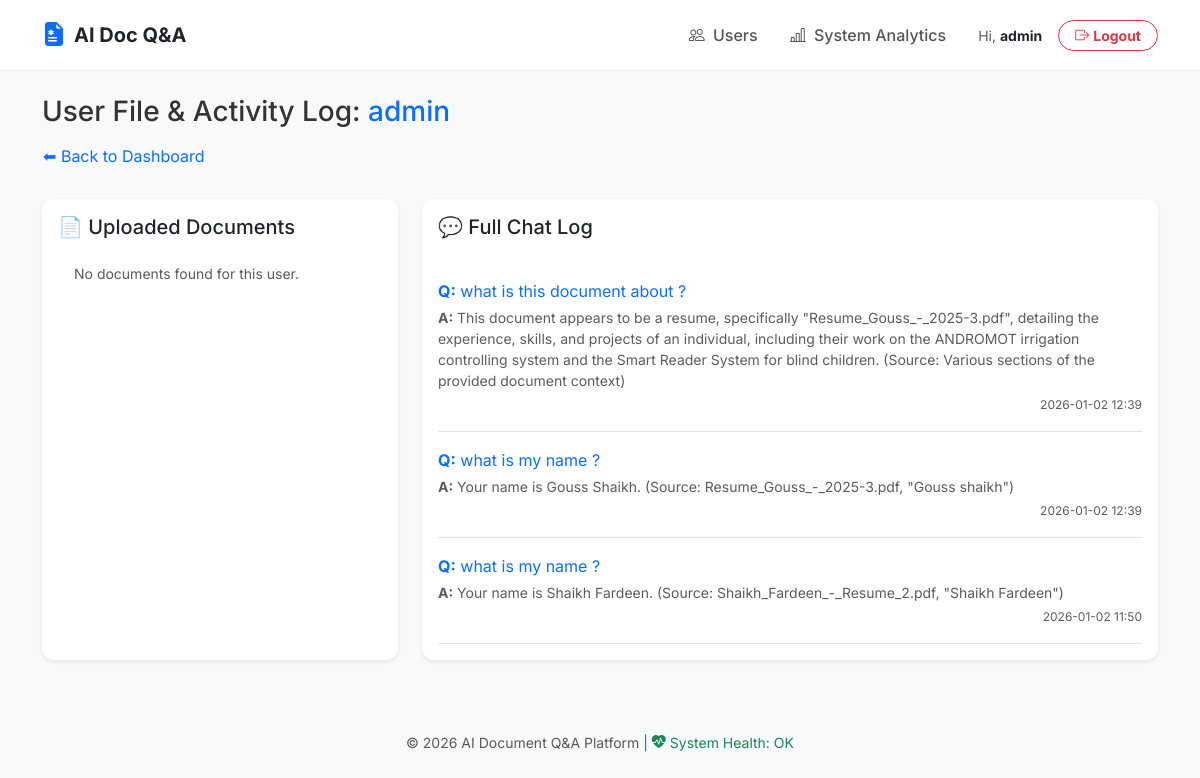
The app's page /admin/user/1 (signed in), older data.
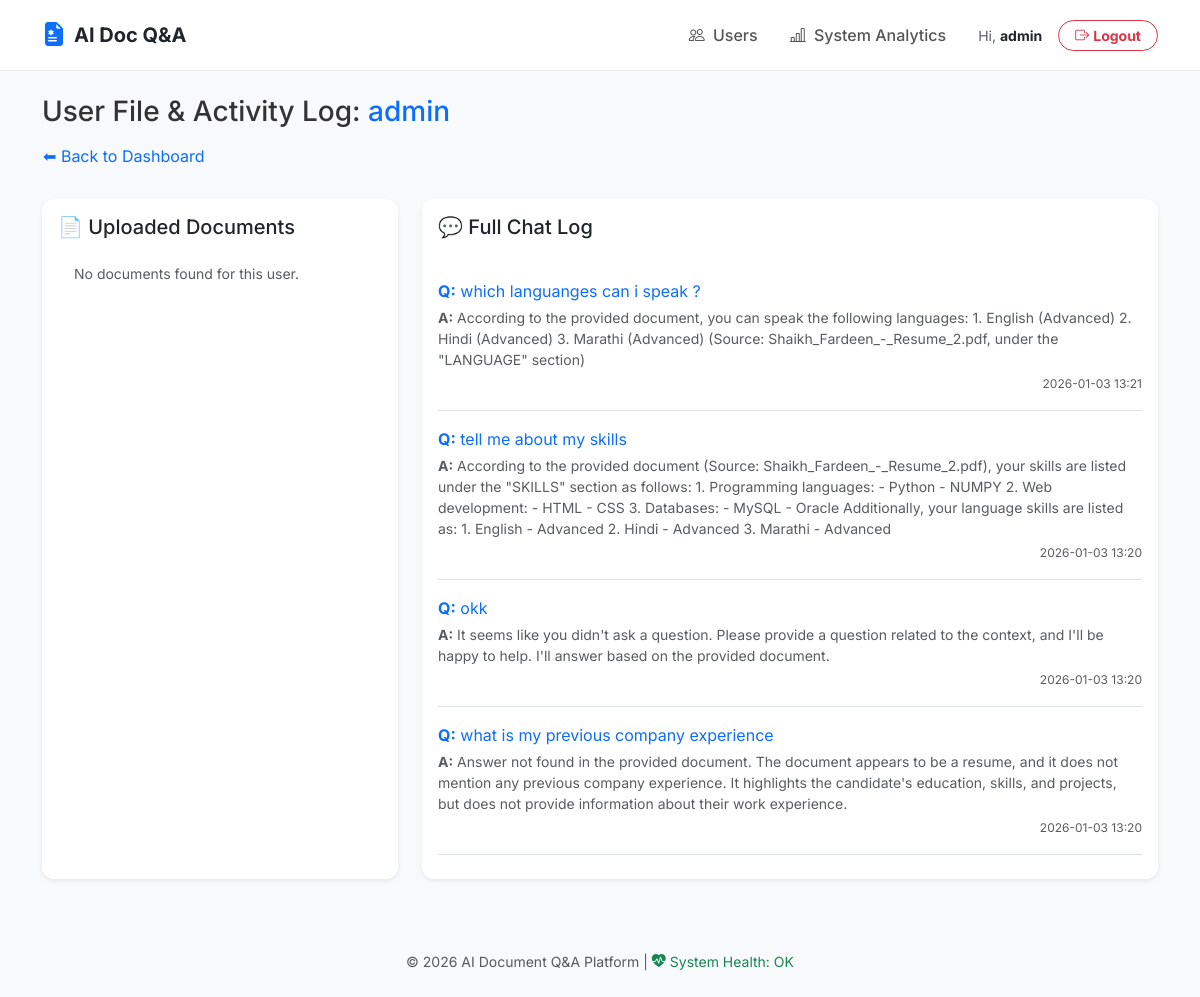
The same page, newer data.
### backend/models.py (models this page shows)
class ChatHistory(db.Model):
    id = db.Column(db.Integer, primary_key=True)
    question = db.Column(db.Text, nullable=False)
    answer = db.Column(db.Text, nullable=False)
    sources = db.Column(db.Text)
    created_at = db.Column(db.DateTime, default=datetime.utcnow)
    user_id = db.Column(db.Integer, db.ForeignKey('user.id'), nullable=False)

### backend/admin.py (the view)
@admin.route("/admin/user/<int:user_id>")
@login_required
def user_detail(user_id):
    if current_user.role != 'admin':
        abort(403)
    user = User.query.get_or_404(user_id)
    chats = ChatHistory.query.filter_by(user_id=user.id).order_by(ChatHistory.created_at.desc()).all()
    user_folder = f"user_{user.id}"
    user_upload_dir = os.path.join(Config.UPLOAD_DIR, user_folder)
    pdfs = []
    if os.path.exists(user_upload_dir):
        pdfs = os.listdir(user_upload_dir)
    return render_template("admin_user_detail.html", user=user, chats=chats, pdfs=pdfs)

### frontend/templates/admin_user_detail.html (shortened to what this page needs)
{% extends "base.html" %}
{% block content %}
<div class="row mb-4">
    <div class="col">
        <h3>User File & Activity Log: <span class="text-primary">{{ user.username }}</span></h3>
        <a href="/admin" class="btn btn-link px-0 text-decoration-none">⬅ Back to Dashboard</a>
    </div>
</div>
<div class="row">
    <div class="col-md-4">
        <div class="card chat-card p-3 h-100 shadow-sm border-0">
            <h5>📄 Uploaded Documents</h5>
            <ul class="list-group list-group-flush mt-3">
                {% for pdf in pdfs %}
                <li class="list-group-item d-flex justify-content-between align-items-center">
                    <span class="text-truncate" style="max-width: 180px;">{{ pdf }}</span>
                    <span class="badge bg-secondary rounded-pill small">PDF</span>
                </li>
                {% else %}
                <p class="text-muted small px-3">No documents found for this user.</p>
                {% endfor %}
            </ul>
        </div>
    </div>
    <div class="col-md-8">
        <div class="card chat-card p-3 h-100 shadow-sm border-0">
            <h5>💬 Full Chat Log</h5>
            <div class="overflow-auto mt-3" style="max-height: 600px;">
                {% for chat in chats %}
                <div class="border-bottom py-3">
                    <p class="mb-1 text-primary"><strong>Q:</strong> {{ chat.question }}</p>
                    <p class="mb-0 text-muted small"><strong>A:</strong> {{ chat.answer }}</p>
                    <div class="text-end">
                        <small class="text-muted" style="font-size: 0.75rem;">
                            {{ chat.created_at.strftime('%Y-%m-%d %H:%M') if chat.created_at }}
                        </small>
                    </div>
                </div>
                {% else %}
                <p class="text-muted py-4 text-center">No interactions recorded yet.</p>
                {% endfor %}
            </div>
        </div>
    </div>
</div>
{% endblock %}

Row changes from the older to the newer data that the page shows:
no longer on this page (row unchanged): ChatHistory: question "what is this document about ?", answer "This document appears to be a resume, specifically \"Resume_Gouss_-_2025-3.pdf\", detailing the experience, skills, and projects of an individual, including their work on the ANDROMOT irrigation controlling system and the Smart Reader System for blind children. (Source: Various sections of the provided document context)", created_at "2026-01-02 12:39"
no longer on this page (row unchanged): ChatHistory: question "what is my name ?", answer "Your name is Gouss Shaikh. (Source: Resume_Gouss_-_2025-3.pdf, \"Gouss shaikh\")", created_at "2026-01-02 12:39"
no longer on this page (row unchanged): ChatHistory: question "what is my name ?", answer "Your name is Shaikh Fardeen. (Source: Shaikh_Fardeen_-_Resume_2.pdf, \"Shaikh Fardeen\")", created_at "2026-01-02 11:50"
added ChatHistory: question "which languanges can i speak ?", answer "According to the provided document, you can speak the following languages: 1. English (Advanced) 2. Hindi (Advanced) 3. Marathi (Advanced) (Source: Shaikh_Fardeen_-_Resume_2.pdf, under the \"LANGUAGE\" section)", created_at "2026-01-03 13:21"
added ChatHistory: question "tell me about my skills", answer "According to the provided document (Source: Shaikh_Fardeen_-_Resume_2.pdf), your skills are listed under the \"SKILLS\" section as follows: 1. Programming languages: - Python - NUMPY 2. Web development: - HTML - CSS 3. Databases: - MySQL - Oracle Additionally, your language skills are listed as: 1. English - Advanced 2. Hindi - Advanced 3. Marathi - Advanced", created_at "2026-01-03 13:20"
added ChatHistory: question "okk", answer "It seems like you didn't ask a question. Please provide a question related to the context, and I'll be happy to help. I'll answer based on the provided document.", created_at "2026-01-03 13:20"
added ChatHistory: question "what is my previous company experience", answer "Answer not found in the provided document. The document appears to be a resume, and it does not mention any previous company experience. It highlights the candidate's education, skills, and projects, but does not provide information about their work experience.", created_at "2026-01-03 13:20"
